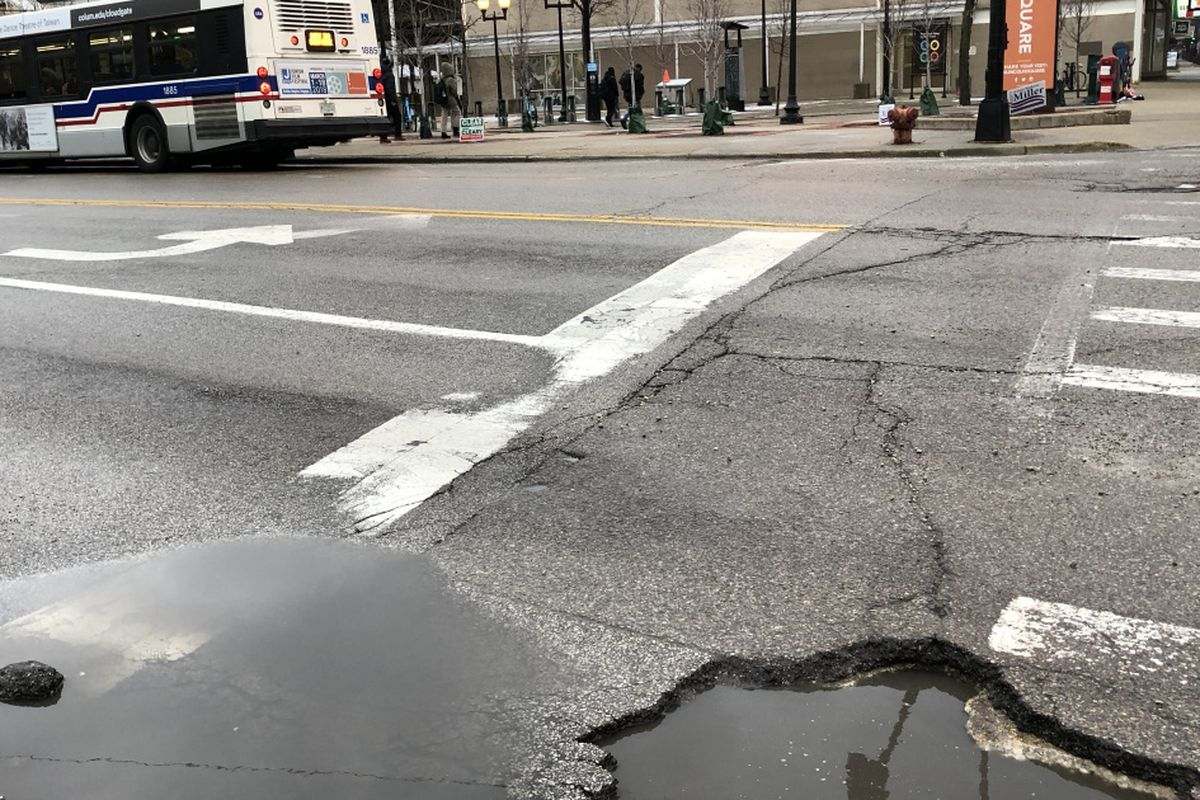
#> input picture trial/pothole/102.jpg, 1200 x 800 px, given in place of 1.jpg, which was not available
$ jupyter execute --allow-errors Untitled.ipynb
#> lines starting #> are read from the running program, lines starting #| are printed output that depends on the picture; after the words box and inside, x2 and y2 are one past the last pixel; in counts of white or black regions, pixels touching at a corner belong together; pictures that were not available may be replaced by others from this repository, and a replacement may not be noted
#> `img = cv2.imread(var,cv2.IMREAD_GRAYSCALE)`:
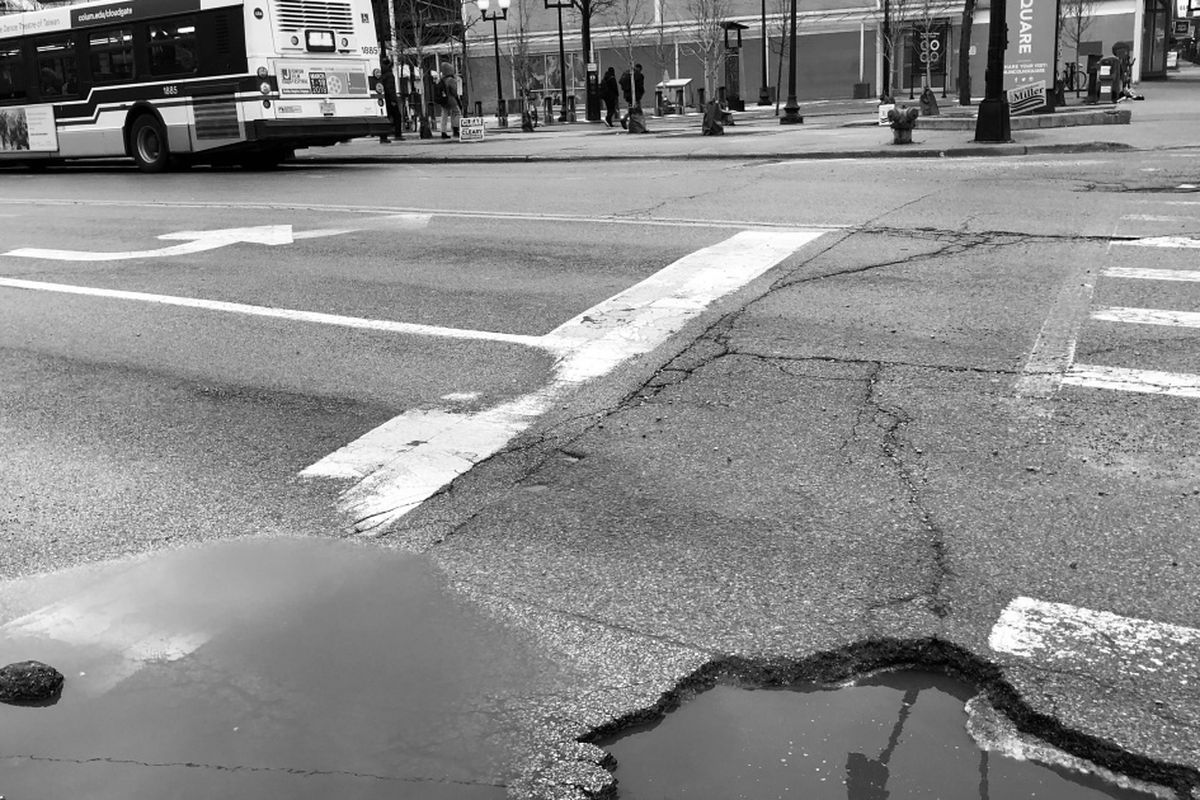
#> img: shape (800, 1200); min 0, max 255, mean 136.6
[cell 1]
from PIL import Image
import numpy as np
import pandas as pd
from sklearn.svm import SVC
import cv2
import glob
import math
import os
import numpy as np
from sklearn import svm
from sklearn.metrics import accuracy_score
from matplotlib import pyplot as plt
import time

[cell 2]
def image_to_feature_vector(image, size=(300, 300)):
#> called with size = (300, 300)
    return cv2.resize(image, size)
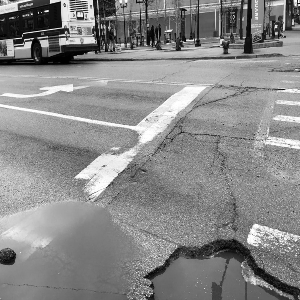
#> returned value: shape (300, 300); min 0, max 255, mean 136.6
#> `blur = cv2.GaussianBlur(r,(5,5),0)`:
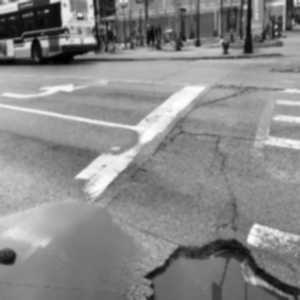
#> blur: shape (300, 300); min 1, max 254, mean 136.6
#> `ret3,th3 = cv2.threshold(blur,0,255,cv2.THRESH_BINARY+cv2.THRESH_OTSU)`:
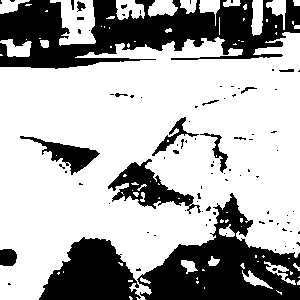
#> th3: shape (300, 300); 68.5% white; 90 black regions (73 under 20 px), largest, box (x1, y1, x2, y2) and area: (0, 0, 300, 69) 11949, (137, 193, 300, 300) 7983, (39, 237, 141, 300) 4174
#> `ret3,th3 = cv2.threshold(blur,0,255,cv2.THRESH_BINARY+cv2.THRESH_OTSU)`: ret3 = 123
#> `edges = cv2.Canny(th3,100,200)`:
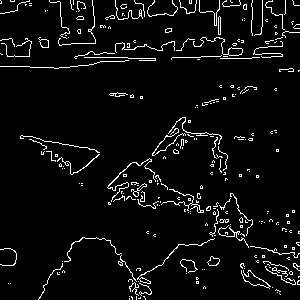
#> edges: shape (300, 300); 5.2% white in thin lines or dots
#> pass 2 of the loop `for i in range(pot):`:
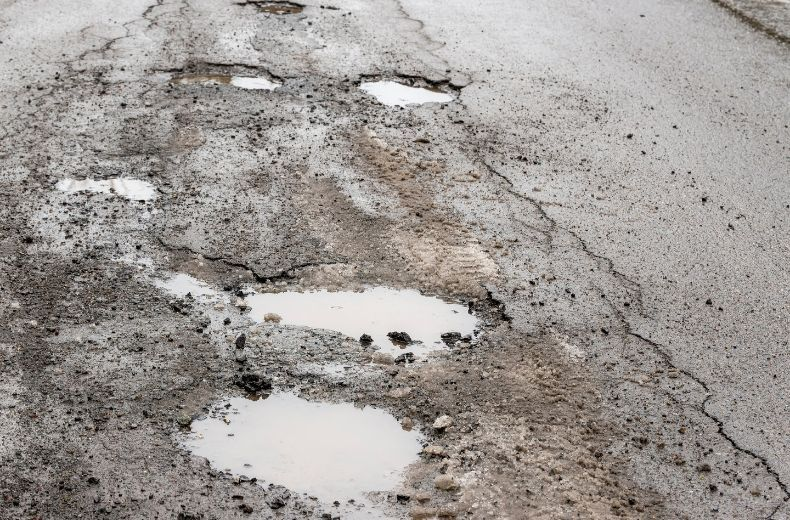
#> input picture trial/pothole/105.jpg, 790 x 520 px, given in place of 2.jpg, which was not available
#> img: shape (520, 790)
#> `ret3,th3 = cv2.threshold(blur,0,255,cv2.THRESH_BINARY+cv2.THRESH_OTSU)`:
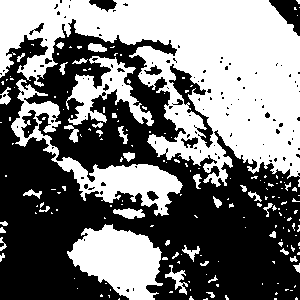
#> th3: shape (300, 300); 47.3% white; 185 white regions (145 under 20 px), largest, box (x1, y1, x2, y2) and area: (0, 0, 300, 187) 28152, (11, 79, 183, 216) 4717, (67, 224, 163, 300) 4568
#> ret3 = 155
#> `edges = cv2.Canny(th3,100,200)`:
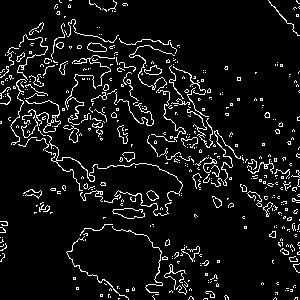
#> edges: shape (300, 300); 7.3% white in thin lines or dots

[cell 3]
#input pothole with canny edge and others
number=1
pot = 343
train1 = []
#> (the rest of this cell did not finish here and is left out)

[cell 4]
#input plain with canny edge and others
number=1
#> number = 1
npot = 355

#> (the rest of this cell did not finish here and is left out)

[cell 5]
y = []
for i in range(pot):
    y.append(1)
for i in range(npot):
    y.append(0)
